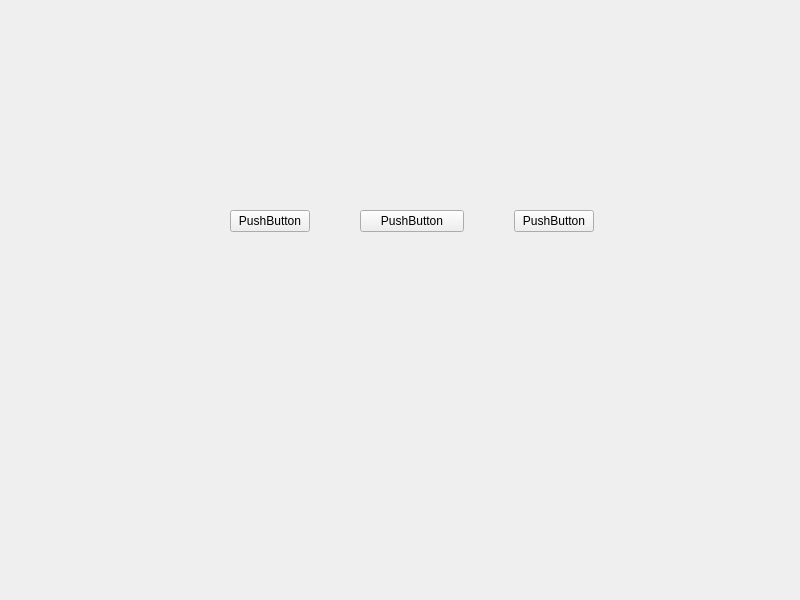
<?xml version="1.0" encoding="UTF-8"?>
<ui version="4.0">
 <class>Widget</class>
 <widget class="QWidget" name="Widget">
  <property name="geometry">
   <rect>
    <x>0</x>
    <y>0</y>
    <width>800</width>
    <height>600</height>
   </rect>
  </property>
  <property name="windowTitle">
   <string>Widget</string>
  </property>
  <widget class="QWidget" name="widget" native="true">
   <property name="geometry">
    <rect>
     <x>130</x>
     <y>160</y>
     <width>551</width>
     <height>221</height>
    </rect>
   </property>
   <widget class="QWidget" name="horizontalLayoutWidget">
    <property name="geometry">
     <rect>
      <x>60</x>
      <y>50</y>
      <width>404</width>
      <height>181</height>
     </rect>
    </property>
    <layout class="QHBoxLayout" name="horizontalLayout" stretch="0,1,4,1">
     <property name="spacing">
      <number>50</number>
     </property>
     <property name="sizeConstraint">
      <enum>QLayout::SizeConstraint::SetMaximumSize</enum>
     </property>
     <item>
      <spacer name="horizontalSpacer">
       <property name="orientation">
        <enum>Qt::Orientation::Horizontal</enum>
       </property>
       <property name="sizeHint" stdset="0">
        <size>
         <width>40</width>
         <height>20</height>
        </size>
       </property>
      </spacer>
     </item>
     <item>
      <widget class="QPushButton" name="pushButton_3">
       <property name="text">
        <string>PushButton</string>
       </property>
      </widget>
     </item>
     <item>
      <widget class="QPushButton" name="pushButton_2">
       <property name="text">
        <string>PushButton</string>
       </property>
      </widget>
     </item>
     <item>
      <widget class="QPushButton" name="pushButton">
       <property name="text">
        <string>PushButton</string>
       </property>
      </widget>
     </item>
    </layout>
   </widget>
  </widget>
 </widget>
 <resources/>
 <connections/>
</ui>
